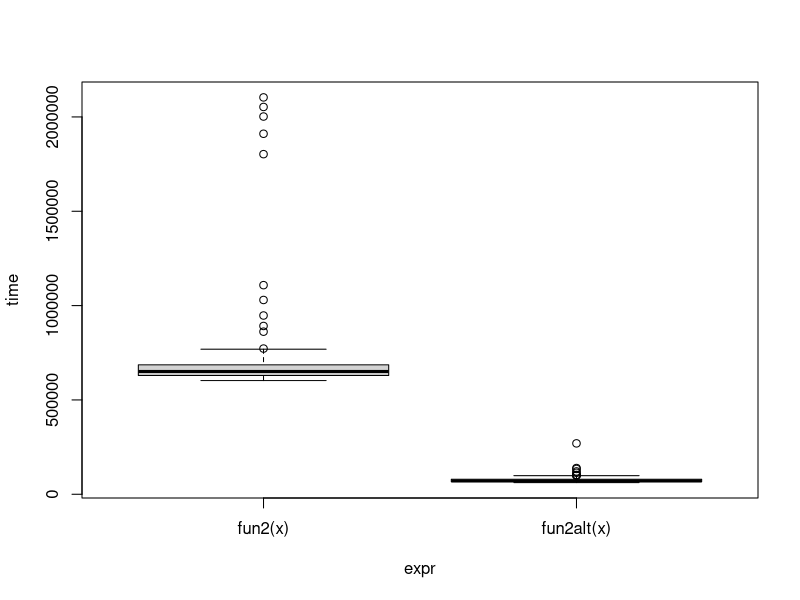

Write the R code that produced this figure. (Note: this script raises an error after producing the figure.)
## ---- chunk 1
library(parallel)
library(microbenchmark)
fun1 <- function(n = 100, k = 4, lambda = 4) {
  x <- NULL
  for (i in 1:n)
    x <- rbind(x, rpois(k, lambda))
  x
}
fun1alt <- function(n = 100, k = 4, lambda = 4) {
  matrix(rpois(n*k, lambda = lambda), ncol = k)
}
# Benchmarking
microbenchmark::microbenchmark(
  fun1(),
  fun1alt(), unit = "relative"
)
microbenchmark::microbenchmark(
  fun1(1000),
  fun1alt(1000), unit = "relative"
)
## ---- chunk 2
# Data Generating Process (10 x 10,000 matrix)
set.seed(1234)
x <- matrix(rnorm(1e4), nrow=10)
# Find each column's max value
fun2 <- function(x) {
  apply(x, 2, max)
}
fun2alt <- function(x) {
  x[cbind(max.col(t(x)), 1:ncol(x))]
}
# Benchmarking
benchmark <- microbenchmark::microbenchmark(
  fun2(x),
  fun2alt(x), unit = "relative"
)
plot(benchmark)
## ---- chunk 3
my_boot <- function(dat, stat, R, ncpus = 1L) {
  
  # Getting the random indices
  n <- nrow(dat)
  idx <- matrix(sample.int(n, n*R, TRUE), nrow=n, ncol=R)
 
  # Making the cluster using `ncpus`
  # STEP 1: Make cluster
  cl <- makePSOCKcluster(ncpus)
  # STEP 2: GOES HERE
  clusterExport(cl, varlist = c("idx", "dat", "stat"), envir = environment())
  # STEP 3: THIS FUNCTION NEEDS TO BE REPLACES WITH parLapply
  ans <- parLapply(cl, seq_len(R), function(i) {
    stat(dat[idx[,i], , drop=FALSE])
  })
  
  # Coercing the list into a matrix
  ans <- do.call(rbind, ans)
  
  # STEP 4: GOES HERE
  stopCluster(cl)
  ans
}
## ---- chunk 4
# Bootstrap of an OLS
my_stat <- function(d) coef(lm(y ~ x, data=d))
# DATA SIM
set.seed(1)
n <- 500
R <- 1e4
x <- cbind(rnorm(n)) 
y <- x*5 + rnorm(n)
# Checking if we get something similar as lm
ans0 <- confint(lm(y~x))
ans1 <- my_boot(
  dat = data.frame(x, y), 
  stat = my_stat,
  R = R, 
  ncpus = 2L)
# You should get something like this
t(apply(ans1, 2, quantile, c(.025,.975)))
##                   2.5%      97.5%
## (Intercept) -0.1372435 0.05074397
## x            4.8680977 5.04539763
ans0
##                  2.5 %     97.5 %
## (Intercept) -0.1379033 0.04797344
## x            4.8650100 5.04883353
## ---- chunk 5
system.time(my_boot(dat = data.frame(x, y), my_stat, R = 4000, ncpus = 1L))
system.time(my_boot(dat = data.frame(x, y), my_stat, R = 4000, ncpus = 2L))
